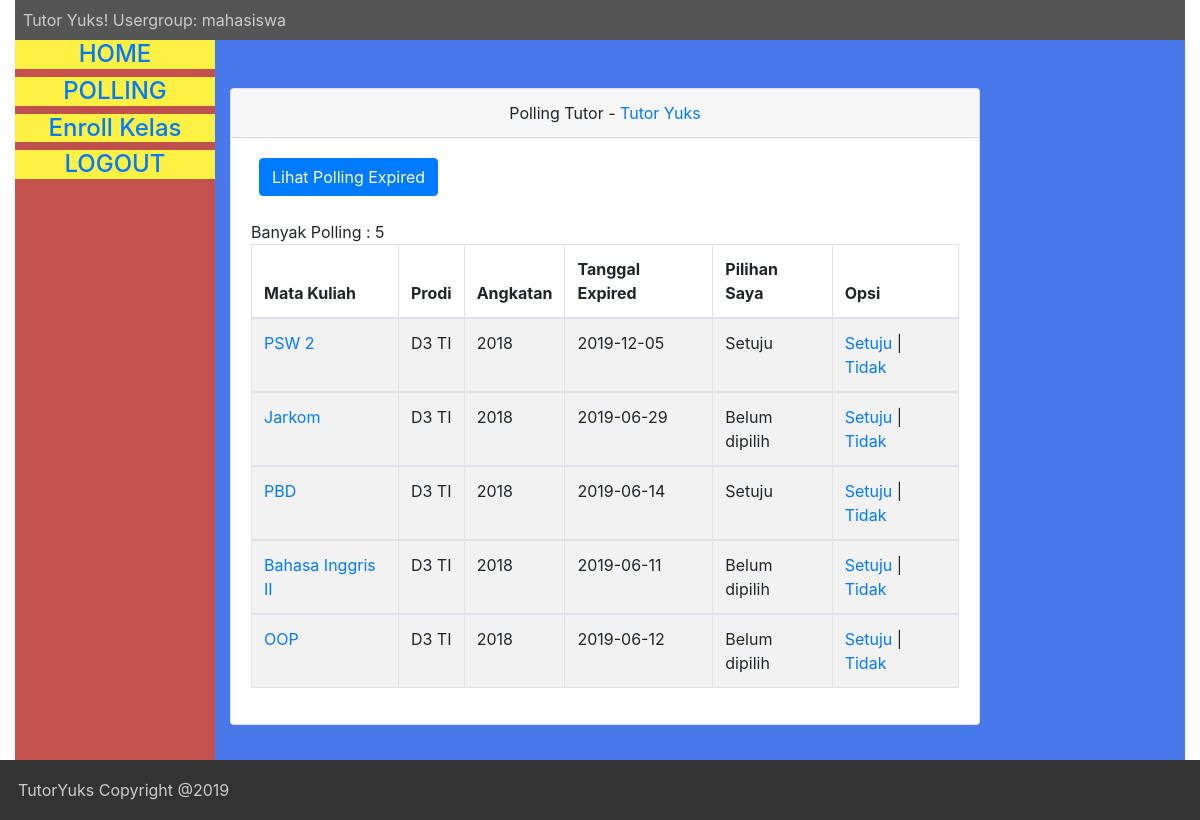
/mahasiswa/polling.php (signed in), run on the app's committed database.
### tables this page shows
CREATE TABLE `polling` (
  `id` int(11) NOT NULL AUTO_INCREMENT,
  `tanggal_pembuatan` timestamp NULL DEFAULT CURRENT_TIMESTAMP,
  `expired` date DEFAULT NULL,
  `matkul` varchar(50) DEFAULT NULL,
  `prodi` char(10) DEFAULT NULL,
  `angkatan` char(10) DEFAULT NULL,
  `status_expired` int(1) DEFAULT '0',
  PRIMARY KEY (`id`)
);

### mahasiswa/proses/function/functions.php (called while the page is built, shortened)
<?php
	$conn = mysqli_connect(DB_HOST, DB_USER, DB_PASS, DB_NAME);
	function exeQuery($query){
		global $conn;
		$stat = mysqli_query($conn, $query);
		return $stat;
	}
	function showPolling($prodi, $angkatan)
	{
		$sql = "SELECT * FROM polling WHERE prodi='$prodi' AND angkatan='$angkatan'";
		$hasil = exeQuery($sql);
		return $hasil;
	}
	function cekPolling($idm, $idp){
		$sql = "SELECT * FROM polling_mahasiswa WHERE polling_id='$idp' AND mahasiswa_id = '$idm'";
		$hasil = exeQuery($sql);
		$count = mysqli_num_rows($hasil);
		return $count;
	}
	function ambilStatusPolling($idm, $idp){
		$sql = "SELECT * FROM polling_mahasiswa WHERE mahasiswa_id='$idm' AND polling_id='$idp'";
		$hasil = exeQuery($sql);
		$kirim = NULL;
		while ($data = mysqli_fetch_array($hasil, MYSQLI_ASSOC)) $kirim = $data['status'];
		return $kirim;
	}

### mahasiswa/polling.php (the view, shortened to what this page needs)
<?php
require_once "header.php";
require_once "proses/function/functions.php";
?>
	<div class="col-md-8">
            <div class="card mt-5">
                <div class="card-header text-center">
                    Polling Tutor - <a href="#" target="_blank">Tutor Yuks</a>
                </div>
                <div class="card-body">
                <a href="pollingExpired.php" class="btn btn-primary ml-2">Lihat Polling Expired</a>
                    <br/>
                    <br/>
                    <table class="table table-bordered table-hover table-striped">
                        <thead>
                            <tr>
                                <th>Mata Kuliah</th>
                                <th>Prodi</th>
                                <th>Angkatan</th>
                                <th>Tanggal Expired</th>
                                <th>Pilihan Saya</th>
                                <th>Opsi</th>
                            </tr>
                        </thead>
                        <?php
                        	$polling = showPolling($_SESSION['prodi'], $_SESSION['angkatan']); $count=0;
                        	while ($dataPolling = mysqli_fetch_array($polling, MYSQLI_ASSOC)) {
                                if($dataPolling['status_expired'] == 0){
                        ?>
                        <tbody>
                            <tr>
                                <td><a href=""><?=$dataPolling['matkul']?></td></a>
                                <td><?=$dataPolling['prodi']?></td>
                                <td><?=$dataPolling['angkatan']?></td>
                                <td><?=$dataPolling['expired']?></td>
                                <td>
                                	<?php
                                		if(cekPolling($_SESSION['id'], $dataPolling['id']) == 0){
                                			echo "Belum dipilih";
                                		}
                                		else {
                                			if(ambilStatusPolling($_SESSION['id'], $dataPolling['id']) == 0){
                                				echo "Tidak Setuju";
                                			}
                                			else {
                                				echo "Setuju";
                                			}
                                		}
                                	?>
                                </td>
                                <td><a href="proses/recordPolling.php?idm=<?=$_SESSION['id']?>&idp=<?=$dataPolling['id']?>&stat=1"> Setuju </a> |<a href="proses/recordPolling.php?idm=<?=$_SESSION['id']?>&idp=<?=$dataPolling['id']?>&stat=0"> Tidak </a></td>
                            </tr>
                        </tbody>
                        <?php
                    	}
                        }
                        ?>
                    </table>
                </div>
            </div>
        </div>
	  				</div>
	</div>
<?php
require_once "footer.php";
?>

### data on the page
polling: matkul "PSW 2", prodi "D3 TI", angkatan "2018", expired "2019-12-05", shows "Setuju"
polling: matkul "Jarkom", prodi "D3 TI", angkatan "2018", expired "2019-06-29", shows "Belum dipilih"
polling: matkul "PBD", prodi "D3 TI", angkatan "2018", expired "2019-06-14", shows "Setuju"
polling: matkul "Bahasa Inggris II", prodi "D3 TI", angkatan "2018", expired "2019-06-11", shows "Belum dipilih"
polling: matkul "OOP", prodi "D3 TI", angkatan "2018", expired "2019-06-12", shows "Belum dipilih"

### other printed values
$_SESSION['role'] "mahasiswa"
